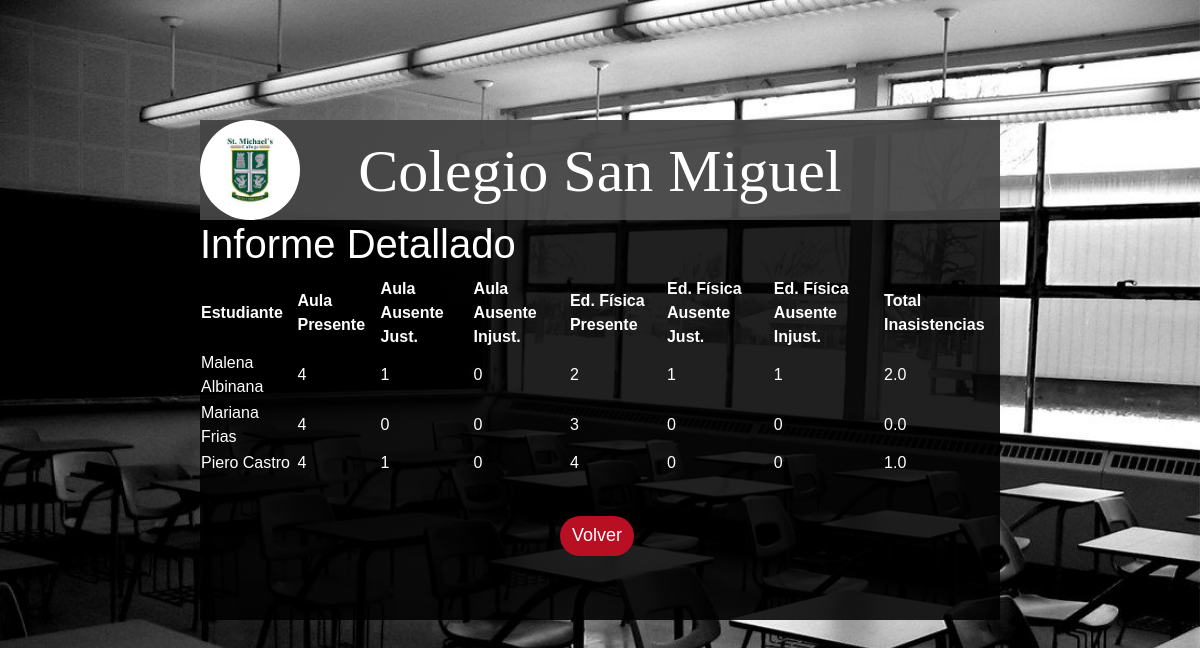
Screenshot of /informe_detallado?curso_id=1 (signed in) with the database file from the repository.
### src/models.py (models this page shows, shortened)
class Estudiante(db.Model):
    __tablename__ = 'estudiante'
    id = db.Column(db.Integer, primary_key=True)
    nombre = db.Column(db.String(80), nullable=False)
    apellido = db.Column(db.String(80), nullable=False)
    dni = db.Column(db.String(80), nullable=False)
    idcurso = db.Column(db.Integer, db.ForeignKey('curso.id'), nullable=False)
    idpadre = db.Column(db.Integer, db.ForeignKey('padre.id'))
    asistencias = db.relationship('Asistencia', backref='estudiante', cascade="all, delete-orphan")

### src/informe_detallado.py (the view)
@app.route('/informe_detallado', methods=['GET'])
def informe_detallado():
    preceptor_actual = obtener_preceptor_actual()
    if not preceptor_actual:
        return redirect(url_for('login'))
    curso_id = request.args.get('curso_id', None)
    if not curso_id:
        return render_template('home.html')
    estudiantes = Estudiante.query.filter_by(idcurso=curso_id).order_by(Estudiante.nombre, Estudiante.apellido).all()
    informe = []
    for estudiante in estudiantes:
        asistencias = Asistencia.query.filter_by(idestudiante=estudiante.id).all()
        aula_presente = aula_ausente_justificada = aula_ausente_injustificada = 0
        edu_fisica_presente = edu_fisica_ausente_justificada = edu_fisica_ausente_injustificada = 0
        for asistencia in asistencias:
            if asistencia.codigoclase == 1:
                if asistencia.asistio == 's':
                    aula_presente += 1
                elif asistencia.asistio == 'n':
                    if asistencia.justificacion:
                        aula_ausente_justificada += 1
                    else:
                        aula_ausente_injustificada += 1
            elif asistencia.codigoclase == 2:
                if asistencia.asistio == 's':
                    edu_fisica_presente += 1
                elif asistencia.asistio == 'n':
                    if asistencia.justificacion:
                        edu_fisica_ausente_justificada += 1
                    else:
                        edu_fisica_ausente_injustificada += 1
        total_inasistencias = aula_ausente_injustificada + aula_ausente_justificada + (
            edu_fisica_ausente_injustificada + edu_fisica_ausente_justificada) / 2
        informe.append({
            'estudiante': estudiante,
            'aula_presente': aula_presente,
            'aula_ausente_justificada': aula_ausente_justificada,
            'aula_ausente_injustificada': aula_ausente_injustificada,
            'edu_fisica_presente': edu_fisica_presente,
            'edu_fisica_ausente_justificada': edu_fisica_ausente_justificada,
            'edu_fisica_ausente_injustificada': edu_fisica_ausente_injustificada,
            'total_inasistencias': total_inasistencias
        })
    return render_template('informe_detallado.html', informe=informe)

### src/login.py (called while the page is built)
def obtener_preceptor_actual():
    if 'user_id' not in session:
        return None
    return Preceptor.query.get(session['user_id'])

### templates/informe_detallado.html
{% extends 'base.html' %}
{% block content %}
    <div class="informe">
        <div class ="encabezado">
            <img src="../static/images/logo.jpg" class="avatar" >
            <h1>Colegio San Miguel</h1>
        </div>
        <h1>Informe Detallado</h1>
        <table>
            <thead>
                <tr>
                    <th>Estudiante</th>
                    <th>Aula Presente</th>
                    <th>Aula Ausente Just.</th>
                    <th>Aula Ausente Injust.</th>
                    <th>Ed. Física Presente</th>
                    <th>Ed. Física Ausente Just.</th>
                    <th>Ed. Física Ausente Injust.</th>
                    <th>Total Inasistencias</th>
                </tr>
            </thead>
            <tbody>
                {% for item in informe %}
                    <tr>
                        <td>{{ item.estudiante.nombre }} {{ item.estudiante.apellido }}</td>
                        <td>{{ item.aula_presente }}</td>
                        <td>{{ item.aula_ausente_justificada }}</td>
                        <td>{{ item.aula_ausente_injustificada }}</td>
                        <td>{{ item.edu_fisica_presente }}</td>
                        <td>{{ item.edu_fisica_ausente_justificada }}</td>
                        <td>{{ item.edu_fisica_ausente_injustificada }}</td>
                        <td>{{ item.total_inasistencias }}</td>
                    </tr>
                {% endfor %}
            </tbody>
        </table>
    <a href="{{ url_for('home') }}" class="btn btn-primary", >Volver</a>
    </div>
{% endblock %}

### static/estilos.css (style rules this page uses)
body { margin: 0; padding: 0; background: url(../static/images/fondo10.jpg) no-repeat center top; background-size: cover; font-family: sans-serif; height: 100vh; }
.encabezado h1 { background-color: #6969699f; color: #ffffff; border: #000 50px; width: 800px; height: 100px; margin: 0; padding: 15px 0 22px; text-align: center; font-size: 60px; font-family: 'Times New Roman' }
.encabezado .avatar { width: 100px; height: 100px; border-radius: 50%; position: absolute; top: 0%; left: 0%; }
.informe { width: 800px; height: 500px; background: #000000df; color: #fff; top: calc(40% + 50px); left: 50%; position: absolute; transform: translate(-50%, -50%); box-sizing: border-box; }
.informe a { border: none; outline: none; height: 40px; background: #b80f22; color: #fff; font-size: 18px; border-radius: 20px; margin-left: 45%; margin-top: 5%; }

### rows the page displays
Estudiante: estudiante.nombre "Malena", estudiante.apellido "Albinana"
Estudiante: estudiante.nombre "Mariana", estudiante.apellido "Frias"
Estudiante: estudiante.nombre "Piero", estudiante.apellido "Castro"

### other values shown
{{ item.aula_presente }} "4" "4" "4"
{{ item.aula_ausente_justificada }} "1" "0" "1"
{{ item.aula_ausente_injustificada }} "0" "0" "0"
{{ item.edu_fisica_presente }} "2" "3" "4"
{{ item.edu_fisica_ausente_justificada }} "1" "0" "0"
{{ item.edu_fisica_ausente_injustificada }} "1" "0" "0"
{{ item.total_inasistencias }} "2.0" "0.0" "1.0"
